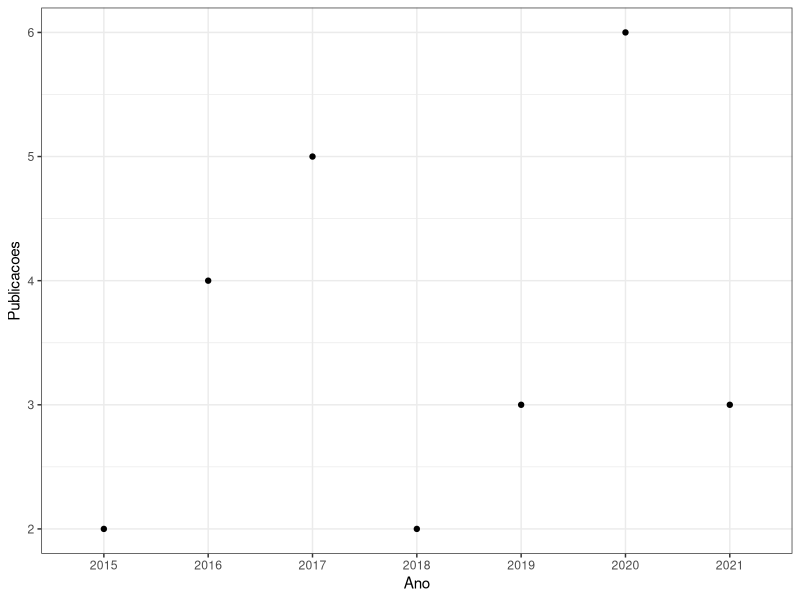

Recreate this plot in R.
## ---- chunk 1

# Criando o conjunto de dados de publicaçao 

publ <- data.frame(Ano = c("2015","2016", "2017","2018", 
                           "2019","2020","2021"),
                   Publicacoes = c(2,4,5,2,3,6,3))
#knitr::kable(publ)
## ---- chunk 2

# Criando o conjunto de dados de publicaçao 

library(ggplot2)

  ggplot(publ) +
    geom_point(mapping = aes(x = Ano, y = Publicacoes)) +
    theme_bw()
